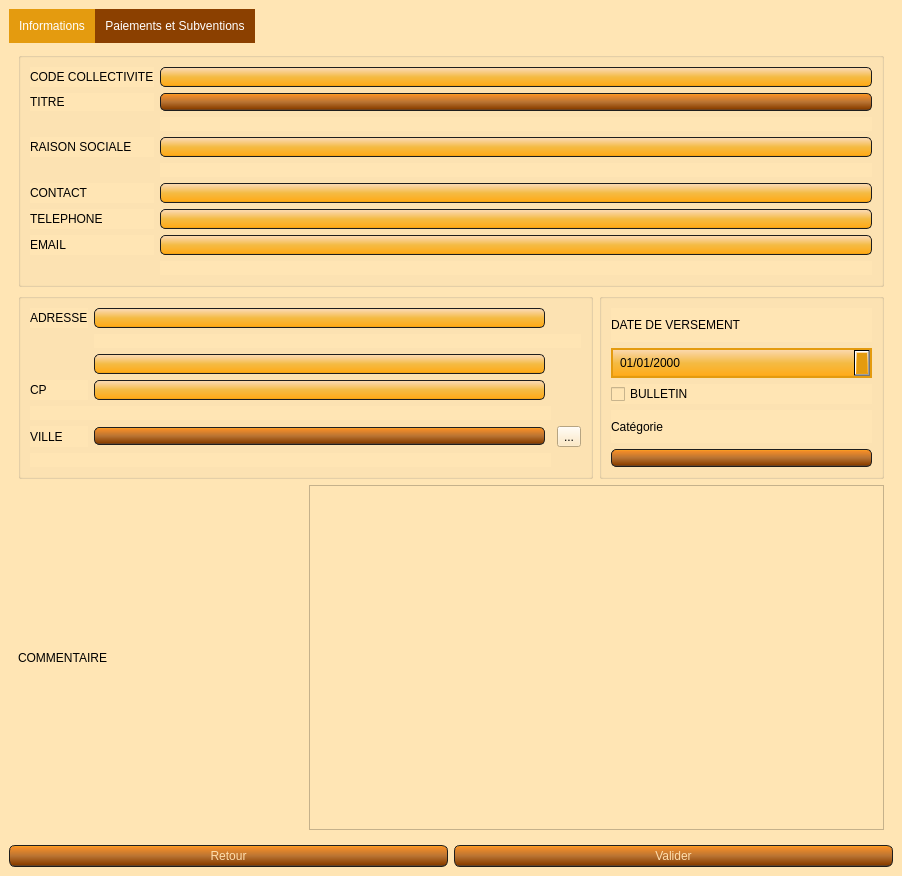
<?xml version="1.0" encoding="UTF-8"?>
<ui version="4.0">
 <class>detail_collectivite</class>
 <widget class="QMainWindow" name="detail_collectivite">
  <property name="geometry">
   <rect>
    <x>0</x>
    <y>0</y>
    <width>902</width>
    <height>876</height>
   </rect>
  </property>
  <property name="windowTitle">
   <string>AssoGestion - Détail collectivité - AMSE</string>
  </property>
  <property name="styleSheet">
   <string notr="true">QWidget
{
    background-color: #FFE5B4;
}
QLineEdit
{
    background-color: QLinearGradient( x1: 0, y1: 0, x2: 0, y2: 1, stop: 0 #FFDEAD, stop: 0.1 #FAD5A5, stop: 0.5 #F4BB44, stop: 0.9 #FFAC1C, stop: 1 #E49B0F);
    padding: 1px;
    border-style: solid;
    border: 1px solid #1e1e1e;
    border-radius: 5;
}

QPushButton
{
    color: #FFDEAD;
    background-color: QLinearGradient( x1: 0, y1: 0, x2: 0, y2: 1, stop: 0 #FFAC1C, stop: 0.1 #F28C28, stop: 0.5 #B87333, stop: 0.9 #8B4000, stop: 1 #464646);
    border-width: 1px;
    border-color: #1e1e1e;
    border-style: solid;
    border-radius: 6;
    padding: 3px;
    font-size: 12px;
    padding-left: 5px;
    padding-right: 5px;
    min-width: 40px;
}

QPushButton:pressed
{
    background-color: QLinearGradient( x1: 0, y1: 0, x2: 0, y2: 1, stop: 0 #2d2d2d, stop: 0.1 #2b2b2b, stop: 0.5 #292929, stop: 0.9 #282828, stop: 1 #252525);
}

QComboBox
{
	color: #FFDEAD;
    selection-background-color: #FFDEAD;
    background-color: QLinearGradient( x1: 0, y1: 0, x2: 0, y2: 1, stop: 0 #FFAC1C, stop: 0.1 #F28C28, stop: 0.5 #B87333, stop: 0.9 #8B4000, stop: 1 #464646);
    border-style: solid;
    border: 1px solid #1e1e1e;
    border-radius: 5;
}

QComboBox:hover,QPushButton:hover
{
    border: 2px solid QLinearGradient( x1: 0, y1: 0, x2: 0, y2: 1, stop: 0 #FFAC1C, stop: 1 #F28C28);
}


QComboBox:on
{
    padding-top: 3px;
    padding-left: 4px;
    background-color: QLinearGradient( x1: 0, y1: 0, x2: 0, y2: 1, stop: 0 #2d2d2d, stop: 0.1 #2b2b2b, stop: 0.5 #292929, stop: 0.9 #282828, stop: 1 #252525);
    selection-background-color: #ffaa00;
}

QComboBox QAbstractItemView
{
    border: 2px solid darkgray;
    selection-background-color: QLinearGradient( x1: 0, y1: 0, x2: 0, y2: 1, stop: 0 #ffa02f, stop: 1 #d7801a);
}

QComboBox::drop-down
{
     subcontrol-origin: padding;
     subcontrol-position: top right;
     width: 15px;

     border-left-width: 0px;
     border-left-color: darkgray;
     border-left-style: solid; /* just a single line */
     border-top-right-radius: 3px; /* same radius as the QComboBox */
     border-bottom-right-radius: 3px;
 }


QScrollBar:horizontal {
     border: 1px solid #222222;
     background: QLinearGradient( x1: 0, y1: 0, x2: 0, y2: 1, stop: 0.0 #121212, stop: 0.2 #282828, stop: 1 #484848);
     height: 7px;
     margin: 0px 16px 0 16px;
}

QScrollBar::handle:horizontal
{
      background: QLinearGradient( x1: 0, y1: 0, x2: 1, y2: 0, stop: 0 #ffa02f, stop: 0.5 #d7801a, stop: 1 #ffa02f);
      min-height: 20px;
      border-radius: 2px;
}

QScrollBar::add-line:horizontal {
      border: 1px solid #1b1b19;
      border-radius: 2px;
      background: QLinearGradient( x1: 0, y1: 0, x2: 1, y2: 0, stop: 0 #ffa02f, stop: 1 #d7801a);
      width: 14px;
      subcontrol-position: right;
      subcontrol-origin: margin;
}

QScrollBar::sub-line:horizontal {
      border: 1px solid #1b1b19;
      border-radius: 2px;
      background: QLinearGradient( x1: 0, y1: 0, x2: 1, y2: 0, stop: 0 #ffa02f, stop: 1 #d7801a);
      width: 14px;
     subcontrol-position: left;
     subcontrol-origin: margin;
}

QScrollBar::right-arrow:horizontal, QScrollBar::left-arrow:horizontal
{
      border: 1px solid black;
      width: 1px;
      height: 1px;
      background: white;
}

QScrollBar::add-page:horizontal, QScrollBar::sub-page:horizontal
{
      background: none;
}

QScrollBar:vertical
{
      background: QLinearGradient( x1: 0, y1: 0, x2: 1, y2: 0, stop: 0.0 #121212, stop: 0.2 #282828, stop: 1 #484848);
      width: 7px;
      margin: 16px 0 16px 0;
      border: 1px solid #222222;
}

QScrollBar::handle:vertical
{
      background: QLinearGradient( x1: 0, y1: 0, x2: 0, y2: 1, stop: 0 #ffa02f, stop: 0.5 #d7801a, stop: 1 #ffa02f);
      min-height: 20px;
      border-radius: 2px;
}

QScrollBar::add-line:vertical
{
      border: 1px solid #1b1b19;
      border-radius: 2px;
      background: QLinearGradient( x1: 0, y1: 0, x2: 0, y2: 1, stop: 0 #ffa02f, stop: 1 #d7801a);
      height: 14px;
      subcontrol-position: bottom;
      subcontrol-origin: margin;
}

QScrollBar::sub-line:vertical
{
      border: 1px solid #1b1b19;
      border-radius: 2px;
      background: QLinearGradient( x1: 0, y1: 0, x2: 0, y2: 1, stop: 0 #d7801a, stop: 1 #ffa02f);
      height: 14px;
      subcontrol-position: top;
      subcontrol-origin: margin;
}

QScrollBar::up-arrow:vertical, QScrollBar::down-arrow:vertical
{
      border: 1px solid black;
      width: 1px;
      height: 1px;
      background: white;
}


QScrollBar::add-page:vertical, QScrollBar::sub-page:vertical
{
      background: none;
}

QHeaderView::section:horizontal
{
    background-color: QLinearGradient( x1: 0, y1: 0, x2: 0, y2: 1, stop: 0 #FFAC1C, stop: 0.1 #F28C28, stop: 0.5 #B87333, stop: 0.9 #8B4000, stop: 1 #464646);
    color: #FFDEAD;;
    padding-left: 4px;
    border: 1px solid #6c6c6c;
}
QHeaderView::section:vertical
{
    background-color: QLinearGradient( x1: 0, y1: 0, x2: 0, y2: 1, stop: 0 #FFAC1C, stop: 0.1 #F28C28, stop: 0.5 #B87333, stop: 0.9 #8B4000, stop: 1 #464646);
    color: #FFDEAD;;
    padding-left: 4px;
    border: 1px solid #6c6c6c;
}
QTableWidget QTableCornerButton::section {
    background-color: QLinearGradient( x1: 0, y1: 0, x2: 0, y2: 1, stop: 0 #FFAC1C, stop: 0.1 #F28C28, stop: 0.5 #B87333, stop: 0.9 #8B4000, stop: 1 #464646);
}
QTableWidget::item:selected{ background-color: QLinearGradient( x1: 0, y1: 0, x2: 0, y2: 1, stop: 0 #FFDEAD, stop: 0.1 #FAD5A5, stop: 0.5 #F4BB44, stop: 0.9 #FFAC1C, stop: 1 #E49B0F); }

QDateEdit
{
border : 2px solid #E49B0F;
background-color : QLinearGradient( x1: 0, y1: 0, x2: 0, y2: 1, stop: 0 #FFDEAD, stop: 0.1 #FAD5A5, stop: 0.5 #F4BB44, stop: 0.9 #FFAC1C, stop: 1 #E49B0F);;
padding : 5px;
}
QDateEdit::up-arraow
{
border : 2px solid black;
background-color : lightgreen;

}
QDateEdit::down-arrow
{
background-color : #E49B0F;
}

QTabWidget::tab-bar {
   border: 1px solid #E49B0F;
}

QTabBar::tab {
  background: #8B4000;
  color: white;
  padding: 10px;
 }

 QTabBar::tab:selected {
  background: #E49B0F;
 }

QTabWidget::pane { 
   border: none;
}</string>
  </property>
  <widget class="QWidget" name="centralwidget">
   <layout class="QGridLayout" name="gridLayout">
    <item row="2" column="1">
     <widget class="QPushButton" name="butt_valider">
      <property name="text">
       <string>Valider</string>
      </property>
     </widget>
    </item>
    <item row="1" column="0" colspan="2">
     <widget class="QTabWidget" name="tab_collectivite">
      <property name="enabled">
       <bool>true</bool>
      </property>
      <property name="tabPosition">
       <enum>QTabWidget::North</enum>
      </property>
      <property name="currentIndex">
       <number>0</number>
      </property>
      <property name="documentMode">
       <bool>false</bool>
      </property>
      <property name="tabsClosable">
       <bool>false</bool>
      </property>
      <property name="tabBarAutoHide">
       <bool>false</bool>
      </property>
      <widget class="QWidget" name="tab_info">
       <attribute name="title">
        <string>Informations</string>
       </attribute>
       <layout class="QGridLayout" name="gridLayout_2">
        <item row="1" column="0" colspan="2">
         <widget class="QGroupBox" name="groupBox_2">
          <property name="title">
           <string/>
          </property>
          <layout class="QGridLayout" name="gridLayout_4">
           <item row="5" column="0">
            <widget class="QLabel" name="label_7">
             <property name="text">
              <string>VILLE</string>
             </property>
            </widget>
           </item>
           <item row="1" column="1" colspan="3">
            <widget class="QLabel" name="label_error_adresse">
             <property name="styleSheet">
              <string notr="true">QLabel {
  color: rgb(255, 0, 0);
  font-weight: 600;
}</string>
             </property>
             <property name="text">
              <string/>
             </property>
            </widget>
           </item>
           <item row="4" column="0" colspan="3">
            <widget class="QLabel" name="label_error_cp">
             <property name="styleSheet">
              <string notr="true">QLabel {
  color: rgb(255, 0, 0);
  font-weight: 600;
}</string>
             </property>
             <property name="text">
              <string/>
             </property>
            </widget>
           </item>
           <item row="6" column="0" colspan="3">
            <widget class="QLabel" name="label_error_ville">
             <property name="styleSheet">
              <string notr="true">QLabel {
  color: rgb(255, 0, 0);
  font-weight: 600;
}</string>
             </property>
             <property name="text">
              <string/>
             </property>
            </widget>
           </item>
           <item row="0" column="0">
            <widget class="QLabel" name="label_5">
             <property name="text">
              <string>ADRESSE</string>
             </property>
            </widget>
           </item>
           <item row="3" column="0">
            <widget class="QLabel" name="label_6">
             <property name="text">
              <string>CP</string>
             </property>
            </widget>
           </item>
           <item row="5" column="3">
            <widget class="QToolButton" name="button_search_ville">
             <property name="text">
              <string>...</string>
             </property>
            </widget>
           </item>
           <item row="0" column="1">
            <widget class="QLineEdit" name="adresse_edit"/>
           </item>
           <item row="2" column="1">
            <widget class="QLineEdit" name="adresse_comp_edit"/>
           </item>
           <item row="5" column="1">
            <widget class="QComboBox" name="cb_ville"/>
           </item>
           <item row="3" column="1">
            <widget class="QLineEdit" name="cp_edit"/>
           </item>
          </layout>
         </widget>
        </item>
        <item row="3" column="0">
         <widget class="QLabel" name="label_14">
          <property name="text">
           <string>COMMENTAIRE</string>
          </property>
         </widget>
        </item>
        <item row="1" column="2">
         <widget class="QGroupBox" name="groupBox_3">
          <property name="title">
           <string/>
          </property>
          <layout class="QGridLayout" name="gridLayout_5">
           <item row="0" column="0">
            <widget class="QLabel" name="label_10">
             <property name="text">
              <string>DATE DE VERSEMENT</string>
             </property>
            </widget>
           </item>
           <item row="1" column="0">
            <widget class="QDateEdit" name="prospection_edit">
             <property name="displayFormat">
              <string>dd/MM/yyyy</string>
             </property>
             <property name="calendarPopup">
              <bool>true</bool>
             </property>
            </widget>
           </item>
           <item row="4" column="0">
            <widget class="QComboBox" name="cb_type_membre">
             <item>
              <property name="text">
               <string/>
              </property>
             </item>
             <item>
              <property name="text">
               <string>Collectivité</string>
              </property>
             </item>
             <item>
              <property name="text">
               <string>Association</string>
              </property>
             </item>
             <item>
              <property name="text">
               <string>Service</string>
              </property>
             </item>
             <item>
              <property name="text">
               <string>Société</string>
              </property>
             </item>
             <item>
              <property name="text">
               <string>Archives et centre de doc</string>
              </property>
             </item>
            </widget>
           </item>
           <item row="3" column="0">
            <widget class="QLabel" name="label_12">
             <property name="text">
              <string>Catégorie</string>
             </property>
            </widget>
           </item>
           <item row="2" column="0">
            <widget class="QCheckBox" name="check_bulletin">
             <property name="text">
              <string>BULLETIN</string>
             </property>
            </widget>
           </item>
          </layout>
         </widget>
        </item>
        <item row="3" column="1" colspan="2">
         <widget class="QTextEdit" name="comm_edit"/>
        </item>
        <item row="0" column="0" colspan="3">
         <widget class="QGroupBox" name="groupBox">
          <property name="title">
           <string/>
          </property>
          <layout class="QGridLayout" name="gridLayout_3">
           <item row="6" column="1">
            <widget class="QLineEdit" name="tel_edit"/>
           </item>
           <item row="6" column="0">
            <widget class="QLabel" name="label_4">
             <property name="text">
              <string>TELEPHONE</string>
             </property>
            </widget>
           </item>
           <item row="8" column="1">
            <widget class="QLineEdit" name="email_edit"/>
           </item>
           <item row="5" column="1">
            <widget class="QLineEdit" name="contact_edit"/>
           </item>
           <item row="8" column="0">
            <widget class="QLabel" name="label_8">
             <property name="text">
              <string>EMAIL</string>
             </property>
            </widget>
           </item>
           <item row="1" column="1">
            <widget class="QComboBox" name="cb_titre"/>
           </item>
           <item row="1" column="0">
            <widget class="QLabel" name="label">
             <property name="text">
              <string>TITRE</string>
             </property>
            </widget>
           </item>
           <item row="4" column="1">
            <widget class="QLabel" name="label_error_rs">
             <property name="styleSheet">
              <string notr="true">QLabel {
  color: rgb(255, 0, 0);
  font-weight: 600;
}</string>
             </property>
             <property name="text">
              <string/>
             </property>
            </widget>
           </item>
           <item row="2" column="1">
            <widget class="QLabel" name="label_error_titre">
             <property name="styleSheet">
              <string notr="true">QLabel {
  color: rgb(255, 0, 0);
  font-weight: 600;
}</string>
             </property>
             <property name="text">
              <string/>
             </property>
            </widget>
           </item>
           <item row="9" column="1">
            <widget class="QLabel" name="label_error_email">
             <property name="styleSheet">
              <string notr="true">QLabel {
  color: rgb(255, 0, 0);
  font-weight: 600;
}</string>
             </property>
             <property name="text">
              <string/>
             </property>
            </widget>
           </item>
           <item row="5" column="0">
            <widget class="QLabel" name="label_3">
             <property name="text">
              <string>CONTACT</string>
             </property>
            </widget>
           </item>
           <item row="3" column="0">
            <widget class="QLabel" name="label_2">
             <property name="text">
              <string>RAISON SOCIALE</string>
             </property>
            </widget>
           </item>
           <item row="3" column="1">
            <widget class="QLineEdit" name="rs_edit">
             <property name="enabled">
              <bool>true</bool>
             </property>
            </widget>
           </item>
           <item row="0" column="0">
            <widget class="QLabel" name="label_15">
             <property name="text">
              <string>CODE COLLECTIVITE</string>
             </property>
            </widget>
           </item>
           <item row="0" column="1">
            <widget class="QLineEdit" name="code_edit">
             <property name="enabled">
              <bool>false</bool>
             </property>
            </widget>
           </item>
          </layout>
         </widget>
        </item>
       </layout>
      </widget>
      <widget class="QWidget" name="tab_subvention">
       <attribute name="title">
        <string>Paiements et Subventions</string>
       </attribute>
       <layout class="QGridLayout" name="gridLayout_6">
        <item row="0" column="0">
         <widget class="QPushButton" name="button_add_adh_dons">
          <property name="text">
           <string>Ajouter un paiement</string>
          </property>
         </widget>
        </item>
        <item row="1" column="0">
         <widget class="QTableWidget" name="tab_paiement">
          <property name="editTriggers">
           <set>QAbstractItemView::NoEditTriggers</set>
          </property>
         </widget>
        </item>
       </layout>
      </widget>
     </widget>
    </item>
    <item row="2" column="0">
     <widget class="QPushButton" name="button_retour">
      <property name="text">
       <string>Retour</string>
      </property>
     </widget>
    </item>
   </layout>
  </widget>
 </widget>
 <tabstops>
  <tabstop>tab_collectivite</tabstop>
  <tabstop>cb_titre</tabstop>
  <tabstop>rs_edit</tabstop>
  <tabstop>contact_edit</tabstop>
  <tabstop>tel_edit</tabstop>
  <tabstop>email_edit</tabstop>
  <tabstop>adresse_edit</tabstop>
  <tabstop>cp_edit</tabstop>
  <tabstop>cb_ville</tabstop>
  <tabstop>comm_edit</tabstop>
  <tabstop>butt_valider</tabstop>
 </tabstops>
 <resources/>
 <connections/>
</ui>
